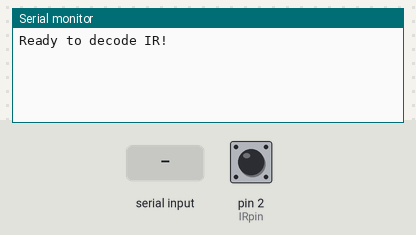
A sketch run on a simulated Arduino Uno, built with avr-gcc and run on an emulated ATmega328P. Shown: the last lines printed to the serial monitor. The inputs (shaded band) are chosen by the test bench; at power-on: pin 2 (IRpin) HIGH.

Above: at 1.2 s.
1.3 s: pin 2 (IRpin) pulsed LOW 2 times (0.12 s each, 0.3 s apart)
At 4.0 s:
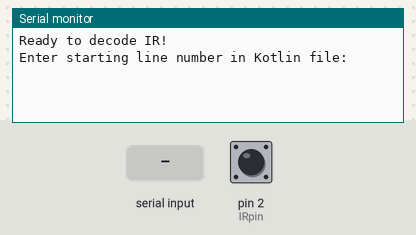
4.5 s: "90,45\n" received over Serial
At 5.6 s:
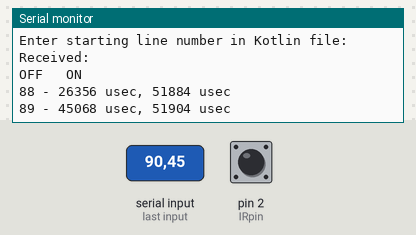

Measured:
- after the input at 1.3 s, the serial monitor: prints a new line after 1.7 s (image 1)
- after the input at 4.5 s, the serial monitor: prints a new line at once (image 2)

The sketch:

IR_Reader.ino
```cpp
// (licence header left out)
/* Raw IR decoder sketch!

 This sketch/program uses the Arduno and a PNA4602 to
 decode IR received. This can be used to make a IR receiver
 (by looking for a particular code)
 or transmitter (by pulsing an IR LED at ~38KHz for the
 durations detected

 Check out www.ladyada.net and adafruit.com for more tutorials!
 */

// We need to use the 'raw' pin reading methods
// because timing is very important here and the digitalRead()
// procedure is slower!
//uint8_t IRpin = 2;
// Digital pin #2 is the same as Pin D2 see
// http://arduino.cc/en/Hacking/PinMapping168 for the 'raw' pin mapping
#define IRpin_PIN      PIND
#define IRpin          2

// the maximum pulse we'll listen for - 65 milliseconds is a long time
#define MAXPULSE 65000

// what our timing resolution should be, larger is better
// as its more 'precise' - but too large and you wont get
// accurate timing
#define RESOLUTION 20

// we will store up to 100 pulse pairs (this is -a lot-)
uint16_t pulses[100][2];  // pair is high and low pulse
uint8_t currentpulse = 0; // index for pulses we're storing

void setup(void) {
  Serial.begin(9600);
  Serial.println("Ready to decode IR!");
}

void loop(void) {
  uint16_t highpulse, lowpulse;  // temporary storage timing
  highpulse = lowpulse = 0; // start out with no pulse length


//  while (digitalRead(IRpin)) { // this is too slow!
    while (IRpin_PIN & (1 << IRpin)) {
     // pin is still HIGH

     // count off another few microseconds
     highpulse++;
     delayMicroseconds(RESOLUTION);

     // If the pulse is too long, we 'timed out' - either nothing
     // was received or the code is finished, so print what
     // we've grabbed so far, and then reset
     if ((highpulse >= MAXPULSE) && (currentpulse != 0)) {
       printpulses();
       currentpulse=0;
       return;
     }
  }
  // we didn't time out so lets stash the reading
  pulses[currentpulse][0] = highpulse;

  // same as above
  while (! (IRpin_PIN & _BV(IRpin))) {
     // pin is still LOW
     lowpulse++;
     delayMicroseconds(RESOLUTION);
     if ((lowpulse >= MAXPULSE)  && (currentpulse != 0)) {
       printpulses();
       currentpulse=0;
       return;
     }
  }
  pulses[currentpulse][1] = lowpulse;

  // we read one high-low pulse successfully, continue!
  currentpulse++;
}

void printpulses(void) {
  Serial.print("Enter starting line number in Kotlin file: ");
  while (Serial.available() == 0) {}
  int startingLine = Serial.parseInt() - 2;
  Serial.read(); //Clear buffer after reading integer
  Serial.println("\n\r\n\rReceived: \n\rOFF \tON");
  for (uint8_t i = 0; i < currentpulse; i++) {
    Serial.print(i + startingLine);
    Serial.print(" - ");
    Serial.print(pulses[i][0] * RESOLUTION, DEC);
    Serial.print(" usec, ");
    Serial.print(pulses[i][1] * RESOLUTION, DEC);
    Serial.println(" usec");
  }

  // // print it in a 'array' format
  // Serial.println("int IRsignal[] = {");
  // Serial.println("// ON, OFF ");
  // for (uint8_t i = 0; i < currentpulse-1; i++) {
  //   //Serial.print("\t"); // tab
  //   Serial.print("pulseIR(");
  //   Serial.print(pulses[i][1] * RESOLUTION , DEC);
  //   Serial.print(");");
  //   Serial.println("");
  //   //Serial.print("\t");
  //   Serial.print("delayMicroseconds(");
  //   Serial.print(pulses[i+1][0] * RESOLUTION , DEC);
  //   Serial.println(");");

  // }
  // //Serial.print("\t"); // tab
  // Serial.print("pulseIR(");
  // Serial.print(pulses[currentpulse-1][1] * RESOLUTION, DEC);
  // Serial.print(");");

}
```
